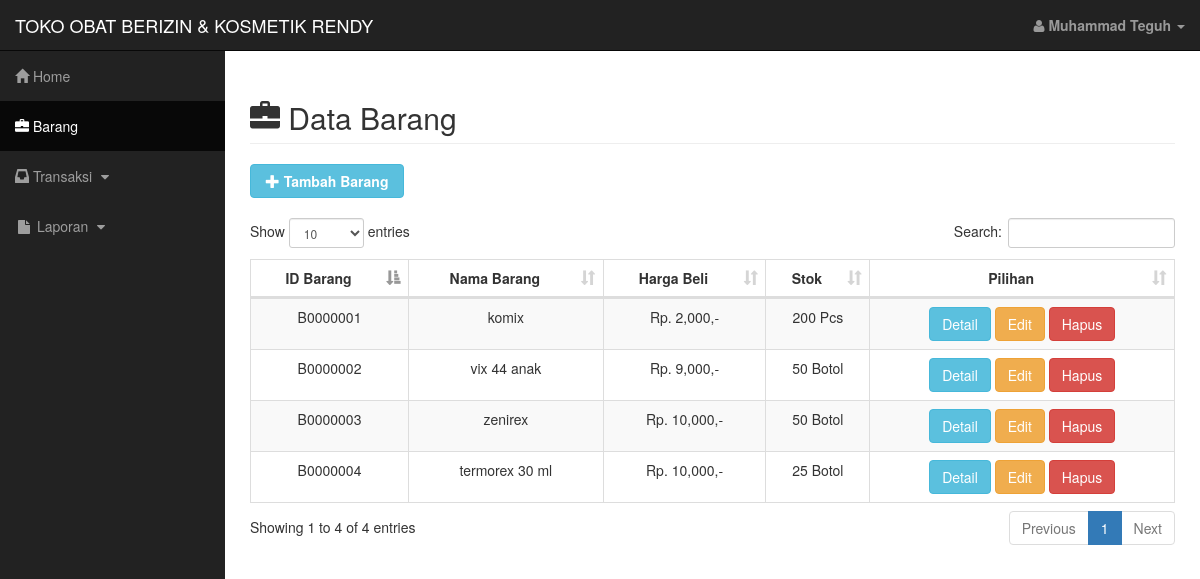
Page /barang/barang.php (signed in) on the committed database.
### tables this page shows
CREATE TABLE IF NOT EXISTS `barang` (
  `id_barang` varchar(8) NOT NULL default '',
  `nama_barang` varchar(50) default NULL,
  `harga_beli` int(10) default NULL,
  `harga_jual` int(10) default NULL,
  `stok` int(10) default NULL,
  `satuan` varchar(20) default NULL,
  PRIMARY KEY  (`id_barang`)
);

### session.php (called while the page is built, shortened)
<?php
$user_check=$_SESSION['login_user'];
$ses_sql=mysql_query("SELECT * FROM admin WHERE username='$user_check'");
$row = mysql_fetch_assoc($ses_sql);
$login_session = $row['nama_lengkap'];
?>

### barang/barang.php (the view, shortened to what this page needs)
<!DOCTYPE html>
<html lang="en">
	<head>
		<link href="../assets/css/bootstrap.min.css" rel="stylesheet">
		<link href="../assets/css/sb-admin.css" rel="stylesheet">
		<link href="../assets/css/plugins/morris.css" rel="stylesheet">
		<link href="../assets/font-awesome/css/font-awesome.min.css" rel="stylesheet" type="text/css">
		<link href="../assets/css/dataTables.bootstrap.min.css" rel="stylesheet">
		<link href="../assets/css/dataTables.responsive.css" rel="stylesheet">
	</head>
	<body>
		<div id="wrapper">
			<?php include 'header.php'; ?>
			<div id="page-wrapper">
				<?php
					$konek=mysql_query('SELECT * FROM barang');
				?>
				<div class="container-fluid">
					<div class="row">
						<div class="col-lg-12">
							<h2 class="page-header">
								<i class="glyphicon glyphicon-briefcase"></i> Data Barang
							</h2>
							<button style="margin-bottom:20px" data-toggle="modal" data-target="#myModal" class="btn btn-info col-md-2"><span class="glyphicon glyphicon-plus"></span> <b>Tambah Barang</b></button>
						</div>
					</div>
					<div class="row">
						<div class="col-lg-12">
							<table width="100%" class="table table-striped table-bordered table-hover" id="dataTables-example">
								<thead>
									<tr>
										<th>ID Barang</th>
										<th>Nama Barang</th>
										<th>Harga Beli</th>
										<th>Stok</th>
										<th>Pilihan</th>
									</tr>
								</thead>
								<tbody>
									<?php
										while ($row=mysql_fetch_array($konek))
										{
									?>
									<tr>
										<td><?php echo $row['id_barang']; ?></td>
										<td><?php echo $row['nama_barang']; ?></td>
										<td align="center">Rp. <?php echo number_format($row['harga_beli']); ?>,-</td>
										<td align="center"><?php echo $row['stok']; ?> <?php echo $row['satuan']; ?></td>
										<td align="center">
											<a href="det_barang.php?id=<?php echo $row['id_barang']; ?>" class="btn btn-info">Detail</a>
											<a href="edit_barang.php?id=<?php echo $row['id_barang']; ?>" class="btn btn-warning">Edit</a>
											<a onclick="if(confirm('Yakin Ingin Menghapus Data Ini ???')){ location.href='hapus_barang.php?id=<?php echo $row['id_barang']; ?>' }" class="btn btn-danger">Hapus</a>
										</td>
									</tr>
									<?php
										}
									?>
								</tbody>
							</table>
						</div>
					</div>
			</div>
		</div>
	</body>
</html>

### barang/header.php (shortened to what this page needs)
<?php
	include '../session.php';
?>
<nav class="navbar navbar-inverse navbar-fixed-top" role="navigation">
	<div class="navbar-header">
		<a class="navbar-brand" href="../admin/index.php">TOKO OBAT BERIZIN & KOSMETIK RENDY</a>
	</div>
	<ul class="nav navbar-right top-nav">
		<li class="dropdown">
			<a href="#" class="dropdown-toggle" data-toggle="dropdown"><i class="fa fa-user"></i> <b><?php echo $login_session;?></b> <b class="caret"></b></a>
		</li>
	</ul>
	<div class="collapse navbar-collapse navbar-ex1-collapse">
		<ul class="nav navbar-nav side-nav">
			<li>
				<a href="../admin/index.php"><i class="glyphicon glyphicon-home"></i> Home</a>
			</li>
			<li class="active">
				<a href="barang.php"><i class="glyphicon glyphicon-briefcase"></i> Barang</a>
			</li>
			<li>
				<a href="javascript:;" data-toggle="collapse" data-target="#transaksi"><i class="glyphicon glyphicon-inbox"></i> Transaksi <i class="fa fa-fw fa-caret-down"></i></a>
			</li>
			<li>
				<a href="javascript:;" data-toggle="collapse" data-target="#laporan"><i class="fa fa-fw fa-file"></i> Laporan <i class="fa fa-fw fa-caret-down"></i></a>
			</li>
		</ul>
	</div>
</nav>

### assets/css/sb-admin.css (style rules this page uses)
body { margin-top: 100px; background-color: #222; }
@media (min-width:768px) { body { margin-top: 50px; } }
#wrapper { padding-left: 0; }
#page-wrapper { width: 100%; padding: 0; background-color: #fff; }
@media (min-width:768px) { #wrapper { padding-left: 225px; } }
@media (min-width:768px) { #page-wrapper { padding: 10px; padding-bottom : 320px; } }
.top-nav { padding: 0 15px; }
.top-nav>li { display: inline-block; float: left; }
.top-nav>li>a { padding-top: 15px; padding-bottom: 15px; line-height: 20px; color: #999; }
@media (min-width:768px) { .side-nav { position: fixed; top: 51px; left: 225px; width: 225px; margin-left: -225px; border: none; border-radius: 0; overflow-y: auto; background-color: #222; bottom: 0; overflow-x: hidden; padding-bottom: 40px; } }
@media (min-width:768px) { .side-nav>li>a { width: 225px; } }
.table1, th, td { padding: 8px 20px; text-align: center; }

### rows in the picture
barang: id_barang "B0000001", nama_barang "komix", harga_beli "2,000", stok "200", satuan "Pcs"
barang: id_barang "B0000002", nama_barang "vix 44 anak", harga_beli "9,000", stok "50", satuan "Botol"
barang: id_barang "B0000003", nama_barang "zenirex", harga_beli "10,000", stok "50", satuan "Botol"
barang: id_barang "B0000004", nama_barang "termorex 30 ml", harga_beli "10,000", stok "25", satuan "Botol"

### other values in the picture
$login_session "Muhammad Teguh"
